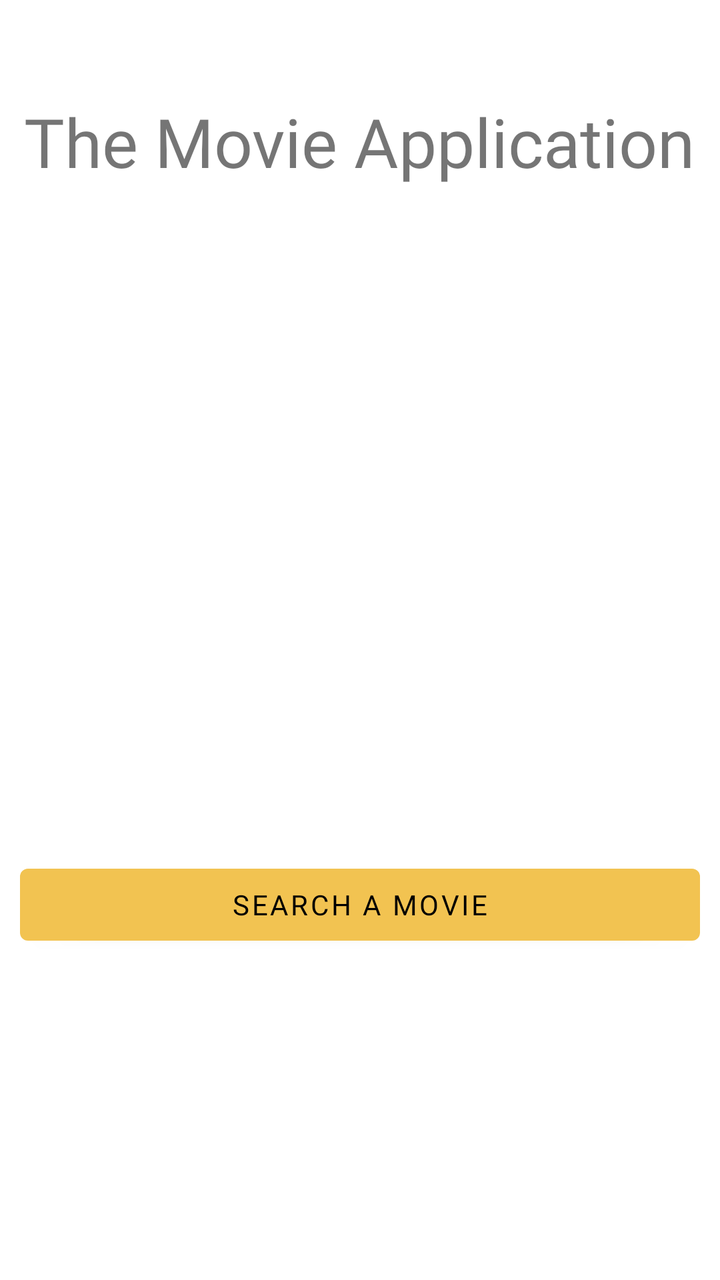
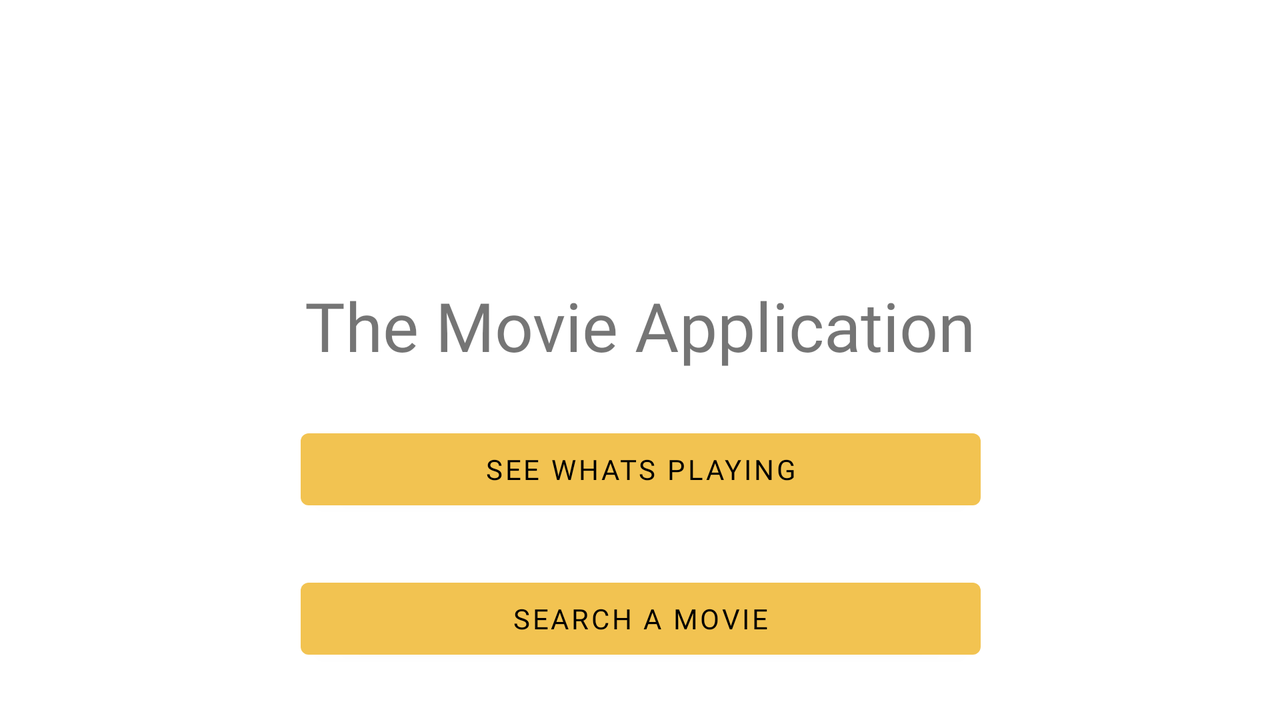

The same Android screen from two of the app's own layout files: first res/layout/ as a phone draws it, then the repository's variant for another configuration, drawn on a device whose configuration selects that folder. Both files follow.
<!-- AndroidManifest.xml: application theme Theme.MovieApplication -->
<!-- res/layout/fragment_title.xml -->
<?xml version="1.0" encoding="utf-8"?>
<layout xmlns:tools="http://schemas.android.com/tools"
    xmlns:app="http://schemas.android.com/apk/res-auto"
    xmlns:android="http://schemas.android.com/apk/res/android">

    <androidx.constraintlayout.widget.ConstraintLayout
        android:layout_width="match_parent"
        android:layout_height="match_parent"
        tools:context=".screens.MainActivity">

        <ImageView
            android:id="@+id/logo_imageView"
            style="@style/style_logo"
            android:contentDescription="@string/logo_description"
            app:layout_constraintEnd_toEndOf="parent"
            app:layout_constraintHorizontal_bias="0.499"
            app:layout_constraintStart_toStartOf="parent"
            app:layout_constraintTop_toTopOf="parent"
            app:srcCompat="@mipmap/home_ticket_logo" />

        <TextView
            android:id="@+id/homeScreen_title_textView"
            android:text="@string/homeScreen_title_textView_text"
            app:layout_constraintBottom_toBottomOf="parent"
            app:layout_constraintEnd_toEndOf="parent"
            app:layout_constraintHorizontal_bias="0.492"
            app:layout_constraintStart_toStartOf="parent"
            app:layout_constraintTop_toBottomOf="@+id/logo_imageView"
            app:layout_constraintVertical_bias="0.0"
            style="@style/style_title" />

        <Button
            android:id="@+id/toSearchMovie_button"
            android:layout_width="340dp"
            android:layout_height="wrap_content"
            android:layout_marginBottom="160dp"
            android:text="@string/toSearchMovie_button_text"
            app:layout_constraintBottom_toBottomOf="parent"
            app:layout_constraintEnd_toEndOf="parent"
            app:layout_constraintHorizontal_bias="0.492"
            app:layout_constraintStart_toStartOf="parent"
            app:layout_constraintTop_toBottomOf="@+id/homeScreen_title_textView"
            app:layout_constraintVertical_bias="0.988"
            style="@style/style_button" />

    </androidx.constraintlayout.widget.ConstraintLayout>
</layout>
<!-- resources referenced by this layout -->
<resources>
  <string name="homeScreen_title_textView_text">The Movie Application</string>
  <string name="logo_description">Logo of the application</string>
  <string name="toSearchMovie_button_text">Search a movie</string>
  <style name="style_button">
          <item name="android:fontFamily">@font/roboto_slab</item>
      </style>
  <style name="style_logo">
          <item name="android:layout_width">wrap_content</item>
          <item name="android:layout_height">wrap_content</item>
          <item name="android:layout_marginTop">16dp</item>
          <item name="android:contentDescription">@string/logo_description</item>
      </style>
  <style name="style_title">
          <item name="android:layout_width">339dp</item>
          <item name="android:layout_height">90dp</item>
          <item name="android:layout_marginTop">32dp</item>
          <item name="android:layout_marginBottom">16dp</item>
          <item name="android:fontFamily">@font/limelight</item>
          <item name="android:textAlignment">center</item>
          <item name="android:textSize">34sp</item>
      </style>
  <style name="Theme.MovieApplication" parent="Theme.MaterialComponents.DayNight.DarkActionBar">
          
          <item name="colorPrimary">@color/primaryColor</item>
          <item name="colorPrimaryVariant">@color/primaryDarkColor</item>
          <item name="colorOnPrimary">@color/primaryTextColor</item>
          
          <item name="colorSecondary">@color/secondaryColor</item>
          <item name="colorSecondaryVariant">@color/secondaryDarkColor</item>
          <item name="colorOnSecondary">@color/secondaryTextColor</item>
          
          <item name="android:statusBarColor">?attr/colorPrimaryVariant</item>
          
      </style>
  <color name="primaryColor">#f2c351</color>
  <color name="primaryDarkColor">#bc931e</color>
  <color name="primaryTextColor">#000000</color>
  <color name="secondaryColor">#c16b3f</color>
  <color name="secondaryDarkColor">#8c3f15</color>
  <color name="secondaryTextColor">#000000</color>
</resources>
<!-- res/layout-land/fragment_title.xml (the repository's variant of the layout above) -->
<!-- drawn on the phone turned sideways -->
<?xml version="1.0" encoding="utf-8"?>
<layout xmlns:tools="http://schemas.android.com/tools"
    xmlns:app="http://schemas.android.com/apk/res-auto"
    xmlns:android="http://schemas.android.com/apk/res/android">

    <androidx.constraintlayout.widget.ConstraintLayout
        android:layout_width="match_parent"
        android:layout_height="match_parent"
        tools:context=".screens.MainActivity">

        <ImageView
            android:id="@+id/logo_imageView"
            android:layout_width="113dp"
            android:layout_height="92dp"
            android:layout_marginTop="16dp"
            android:contentDescription="@string/logo_description"
            app:layout_constraintEnd_toEndOf="parent"
            app:layout_constraintHorizontal_bias="0.499"
            app:layout_constraintStart_toStartOf="parent"
            app:layout_constraintTop_toTopOf="parent"
            app:srcCompat="@mipmap/home_ticket_logo" />

        <TextView
            android:id="@+id/homeScreen_title_textView"
            style="@style/style_title"
            android:layout_width="626dp"
            android:layout_height="44dp"
            android:layout_marginTop="32dp"
            android:layout_marginBottom="16dp"
            android:text="@string/homeScreen_title_textView_text"
            android:textAlignment="center"
            android:textSize="34sp"
            app:layout_constraintBottom_toBottomOf="parent"
            app:layout_constraintEnd_toEndOf="parent"
            app:layout_constraintHorizontal_bias="0.492"
            app:layout_constraintStart_toStartOf="parent"
            app:layout_constraintTop_toBottomOf="@+id/logo_imageView"
            app:layout_constraintVertical_bias="0.0" />

        <Button
            android:id="@+id/toPlayingNow_button"
            style="@style/style_button"
            android:layout_width="340dp"
            android:layout_height="wrap_content"
            android:text="@string/toPlayingNow_button_text"
            app:layout_constraintBottom_toTopOf="@+id/toSearchMovie_button"
            app:layout_constraintEnd_toEndOf="parent"
            app:layout_constraintHorizontal_bias="0.501"
            app:layout_constraintStart_toStartOf="parent"
            app:layout_constraintTop_toBottomOf="@+id/homeScreen_title_textView" />

        <Button
            android:id="@+id/toSearchMovie_button"
            style="@style/style_button"
            android:layout_width="340dp"
            android:layout_height="wrap_content"
            android:text="@string/toSearchMovie_button_text"
            app:layout_constraintBottom_toBottomOf="parent"
            app:layout_constraintEnd_toEndOf="parent"
            app:layout_constraintHorizontal_bias="0.501"
            app:layout_constraintStart_toStartOf="parent"
            app:layout_constraintTop_toBottomOf="@+id/toPlayingNow_button" />

    </androidx.constraintlayout.widget.ConstraintLayout>
</layout>
<!-- resources referenced by the variant -->
<!-- as the phone turned sideways resolves them -->
<resources>
  <string name="homeScreen_title_textView_text">The Movie Application</string>
  <string name="logo_description">Logo of the application</string>
  <string name="toPlayingNow_button_text">See whats playing</string>
  <string name="toSearchMovie_button_text">Search a movie</string>
  <style name="style_button">
          <item name="android:fontFamily">@font/roboto_slab</item>
      </style>
  <style name="style_title">
          <item name="android:layout_width">339dp</item>
          <item name="android:layout_height">90dp</item>
          <item name="android:layout_marginTop">32dp</item>
          <item name="android:layout_marginBottom">16dp</item>
          <item name="android:fontFamily">@font/limelight</item>
          <item name="android:textAlignment">center</item>
          <item name="android:textSize">34sp</item>
      </style>
  <style name="Theme.MovieApplication" parent="Theme.MaterialComponents.DayNight.DarkActionBar">
          
          <item name="colorPrimary">@color/primaryColor</item>
          <item name="colorPrimaryVariant">@color/primaryDarkColor</item>
          <item name="colorOnPrimary">@color/primaryTextColor</item>
          
          <item name="colorSecondary">@color/secondaryColor</item>
          <item name="colorSecondaryVariant">@color/secondaryDarkColor</item>
          <item name="colorOnSecondary">@color/secondaryTextColor</item>
          
          <item name="android:statusBarColor">?attr/colorPrimaryVariant</item>
          
      </style>
  <color name="primaryColor">#f2c351</color>
  <color name="primaryDarkColor">#bc931e</color>
  <color name="primaryTextColor">#000000</color>
  <color name="secondaryColor">#c16b3f</color>
  <color name="secondaryDarkColor">#8c3f15</color>
  <color name="secondaryTextColor">#000000</color>
</resources>
